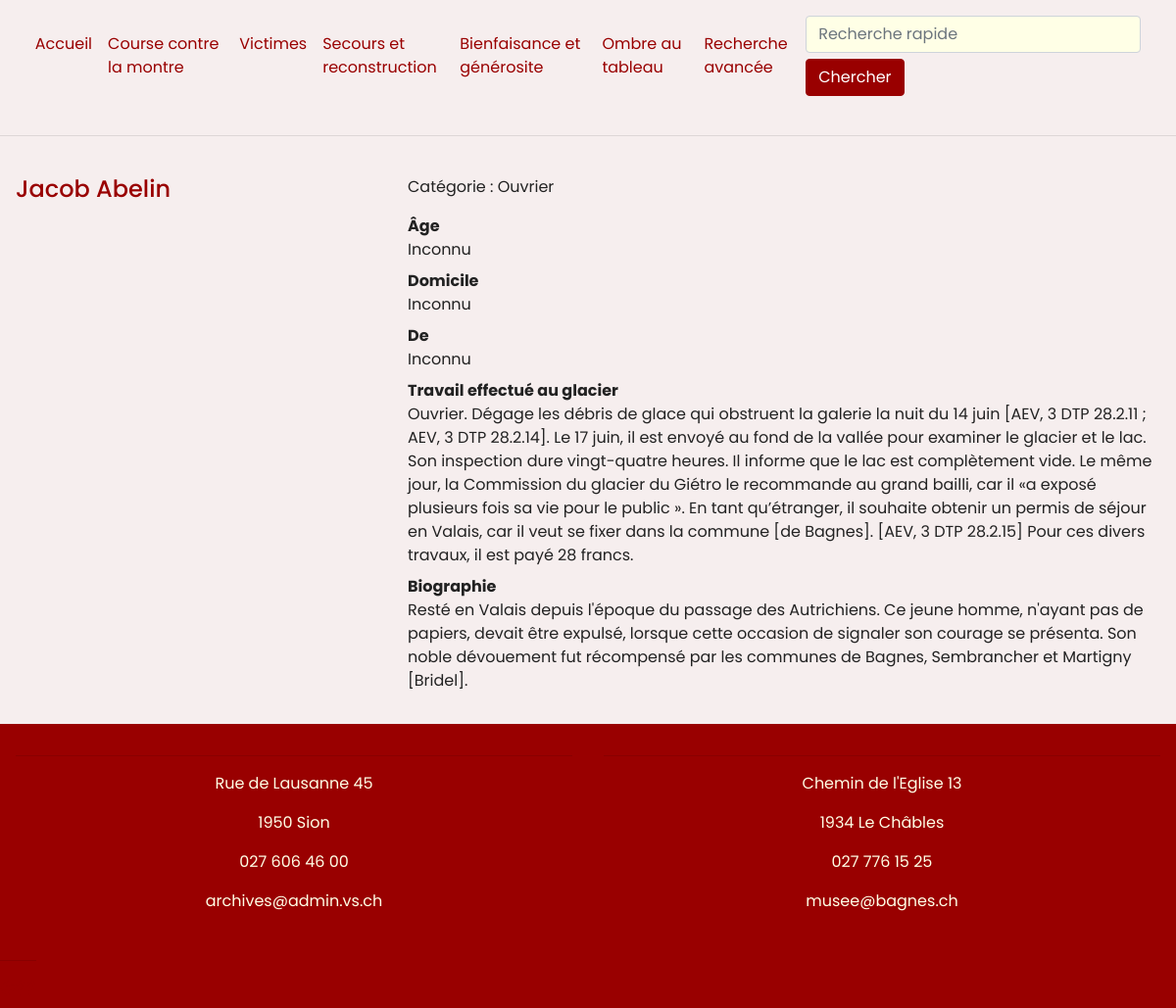
Screenshot of /notice/1 with the database file from the repository.
### app/models.py (models this page shows)
class Personne(db.Model):
    __tablename__ = "personne"
    id = db.Column(db.Integer, primary_key=True)
    nom = db.Column(db.TEXT, index=True)
    prenom = db.Column(db.TEXT, index=True)
    age = db.Column(db.Integer, index=True)
    travail = db.Column(db.TEXT)
    type_id = db.Column(db.Integer, db.ForeignKey("type.typeId"))
    de = db.Column(db.Integer, db.ForeignKey("lieu.lieuId"))
    domicile = db.Column(db.Integer, db.ForeignKey("lieu.lieuId"))
    fonction = db.Column(db.TEXT)
    donnees_biographiques = db.Column(db.TEXT)
    levee_de_corps = db.Column(db.TEXT)
    informations_complementaires = db.Column(db.TEXT)
    mission_debacle = db.Column(db.TEXT)
    correspondance = db.Column(db.TEXT)
    wikipedia = db.Column(db.TEXT)
    dhs = db.Column(db.TEXT)
    type = db.relationship("Type")
    lieu_de_naissance = db.relationship("Lieu", foreign_keys=de)
    lieu_de_domicile = db.relationship("Lieu", foreign_keys=domicile)

class Type(db.Model):
    __tablename__ = "type"
    typeId = db.Column(db.Integer, primary_key=True)
    type_label = db.Column(db.TEXT, index=True, unique=True)

### app/routes.py (the view)
@app.route("/notice/<int:personne_id>")
def notice(personne_id):
    noticep = Personne.query.get(personne_id)
    return render_template("pages/personne.html", noticep=noticep)

### app/templates/pages/personne.html (shortened to what this page needs)
{%extends "base.html"%}
{% block content %}
    <div class="container-fluid">
    {% if noticep %}
        <div class="row">
            <div class ="col-lg-4" >
                <h4>{{noticep.prenom}} {{ noticep.nom }}</h4>
            </div>
                 <div class ="col-lg-8" >
                     <p>Catégorie : {{noticep.type.type_label}}</p>
                     <dl>
                         {% if noticep.age != None %}
                            <dt>Âge</dt><dd>{{noticep.age}}</dd>
                         {% else %}
                            <dt>Âge</dt><dd>Inconnu</dd>
                         {% endif %}
                          {% if noticep.domicile != None %}
                            <dt>Domicile</dt><dd>{{noticep.lieu_de_domicile.nom}}</dd>
                         {% else %}
                            <dt>Domicile</dt><dd>Inconnu</dd>
                         {% endif %}
                         {% if noticep.de != None %}
                            <dt>Originaire de</dt><dd>{{noticep.lieu_de_naissance.nom}}</dd>
                         {% else %}
                            <dt>De</dt><dd>Inconnu</dd>
                         {% endif %}
                         {% if noticep.travail != None %}
                            <dt>Travail effectué au glacier</dt><dd>{{noticep.travail}}</dd>
                         {% else %}
                            <dt></dt>
                         {% endif %}
                         {% if noticep.donnees_biographiques != None %}
                            <dt>Biographie</dt><dd>{{noticep.donnees_biographiques}}</dd>
                         {% else %}
                             <dt></dt>
                         {% endif %}
                     </dl>
                 </div>
        </div>
    {% else %}
        <h4 style="padding-top:5% ; padding-bottom:5% ; text-align:center">Oups !</h4>
        <p style="text-align:center">La notice que vous recherchez n'existe pas.</p>
    {% endif %}
    </div>
{% endblock %}

### app/static/css/style.css (style rules this page uses)
html, body { height:100%; width: 100%; font-family:"Poppins", sans-serif; color:#222; background-color:#f6eeee; }
h1, h2, h3, h4, h5, h6 { margin-top: 0; margin-bottom: 0.5rem; color: #990000; }
[class*="col-"] { padding: 1rem; }

### rows the page displays
Personne: prenom "Jacob", nom "Abelin", travail "Ouvrier. Dégage les débris de glace qui obstruent la galerie la nuit du 14 juin [AEV, 3 DTP 28.2.11 ; AEV, 3 DTP 28.2.14]. Le 17 juin, il est envoyé au fond de la vallée pour examiner le glacier et le lac. Son inspection dure vingt-quatre heures. Il informe que le lac est complètement vide. Le même jour, la Commission du glacier du Giétro le recommande au grand bailli, car il «a exposé plusieurs fois sa vie pour le public ». En tant qu’étranger, il souhaite obtenir un permis de séjour en Valais, car il veut se fixer dans la commune [de Bagnes]. [AEV, 3 DTP 28.2.15] Pour ces divers travaux, il est payé 28 francs.", donnees_biographiques "Resté en Valais depuis l'époque du passage des Autrichiens. Ce jeune homme, n'ayant pas de papiers, devait être expulsé, lorsque cette occasion de signaler son courage se présenta. Son noble dévouement fut récompensé par les communes de Bagnes, Sembrancher et Martigny [Bridel]."
Type: type.type_label "Ouvrier"
